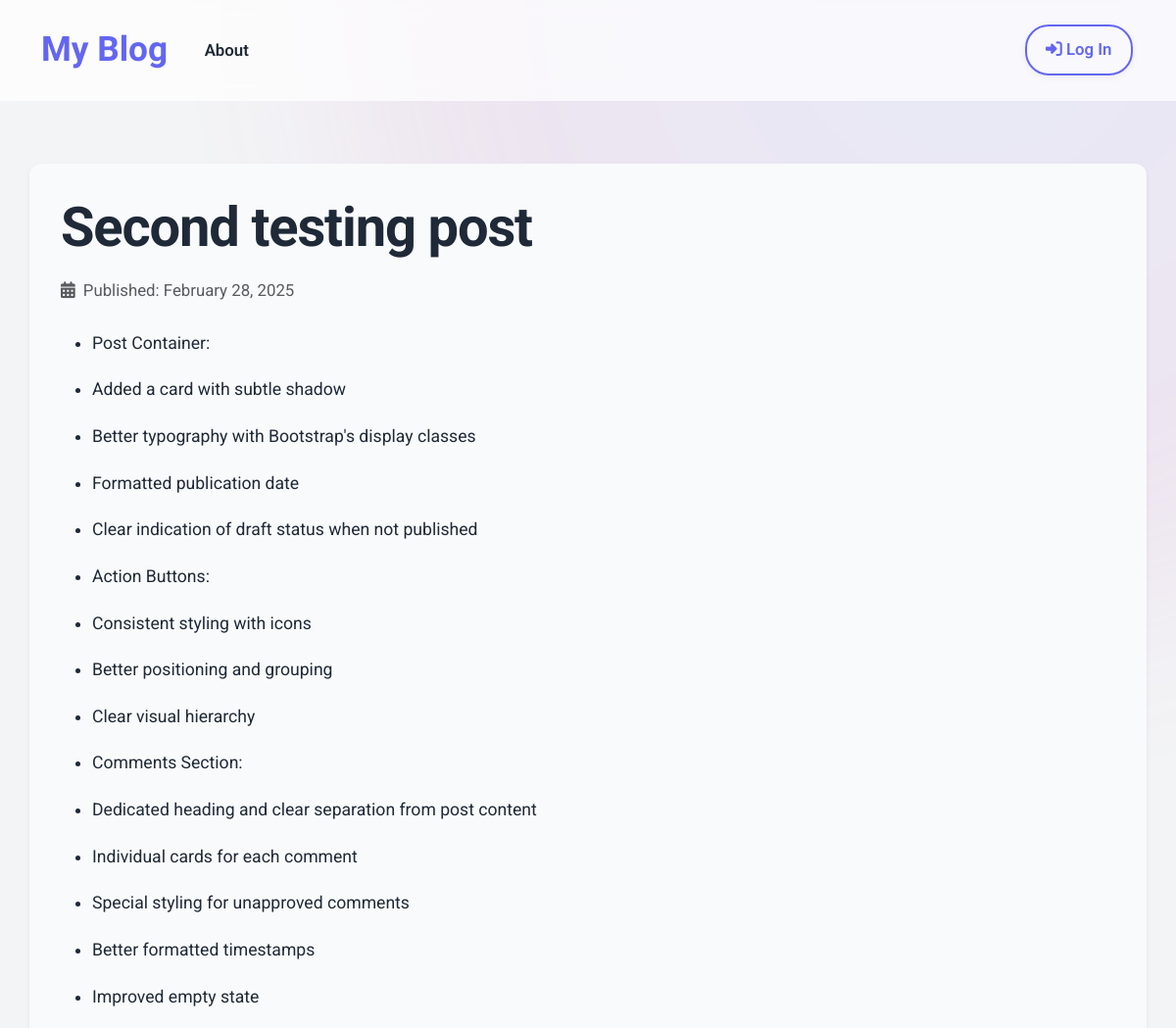
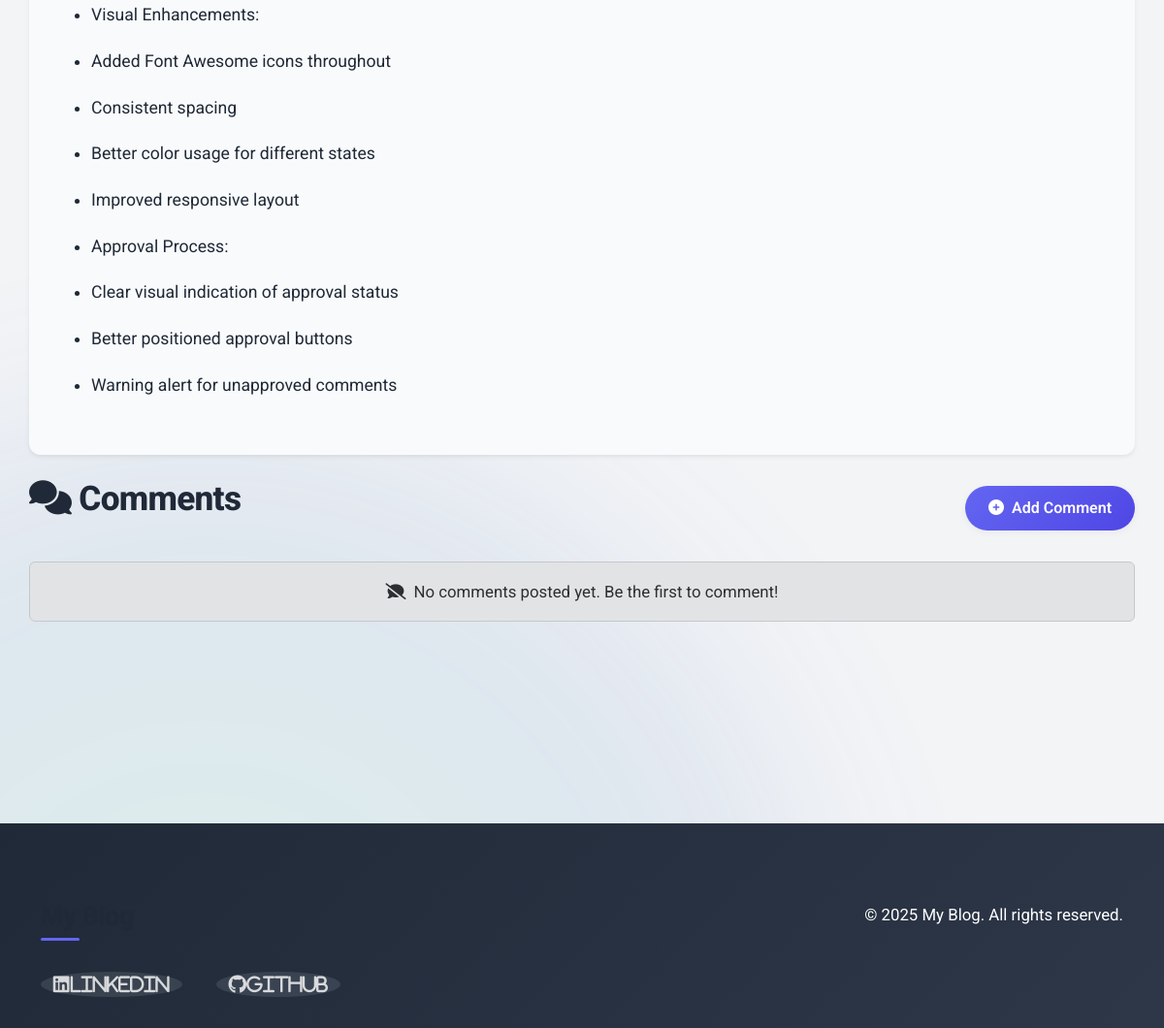
Screenshot of /post/3 with the database file from the repository (2 pictures, top to bottom).
### blog/models.py (models this page shows, shortened)
class Post(models.Model):
    author = models.ForeignKey('auth.User', on_delete=models.CASCADE)
    title = models.CharField(max_length=200)
    text = models.TextField()
    created_date = models.DateTimeField(default=timezone.now)
    published_date = models.DateTimeField(blank=True, null=True)

### blog/views.py (the view)
# urls.py: path('post/<int:pk>', views.PostDetailView.as_view(), name='post_detail'),
class PostDetailView(DetailView):
    model = Post

### blog/templates/blog/post_detail.html (shortened to what this page needs)
{% extends 'blog/base.html' %}
{% block content %}
<div class="row mb-4">
    <div class="col-12">
        <div class="card shadow-sm">
            <div class="card-body">
                <h1 class="card-title display-4">{{ post.title }}</h1>
                <div class="d-flex justify-content-between align-items-center mb-3">
                    {% if post.published_date %}
                        <div class="text-muted">
                            <i class="fas fa-calendar-alt me-1"></i> Published: {{ post.published_date|date:"F d, Y" }}
                        </div>
                    {% else %}
                        <span class="badge bg-warning text-dark"><i class="fas fa-pencil-alt me-1"></i> Draft</span>
                        <a class="btn btn-success" href="{% url 'post_publish' pk=post.pk %}">
                            <i class="fas fa-check-circle"></i> Publish
                        </a>
                    {% endif %}
                </div>
                <div class="post-content my-4">
                    {{ post.text|safe }}
                </div>
            </div>
        </div>
    </div>
</div>
<div class="row mb-5">
    <div class="col-12">
        <div class="d-flex justify-content-between align-items-center mb-4">
            <h3><i class="fas fa-comments me-2"></i>Comments</h3>
            <a class="btn btn-primary" href="{% url 'add_comment_to_post' pk=post.pk %}">
                <i class="fas fa-plus-circle me-1"></i> Add Comment
            </a>
        </div>
        {% for comment in post.comments.all %}
            <div class="card mb-3 {% if not comment.approved_comment %}border-warning{% endif %}">
                <div class="card-body">
                    <div class="d-flex justify-content-between align-items-center mb-2">
                        <h5 class="card-title mb-0">{{ comment.author }}</h5>
                        <small class="text-muted">{{ comment.created_date|date:"F d, Y" }}</small>
                    </div>
                    {% if not comment.approved_comment and user.is_authenticated %}
                        <div class="alert alert-warning mb-3">
                            <span><i class="fas fa-exclamation-circle"></i> This comment is awaiting approval</span>
                            <div class="mt-2">
                                <a class="btn btn-sm btn-success" href="{% url 'comment_approve' pk=comment.pk %}">
                                    <i class="fas fa-check"></i> Approve
                                </a>
                                <a class="btn btn-sm btn-danger" href="{% url 'comment_remove' pk=comment.pk %}">
                                    <i class="fas fa-times"></i> Remove
                                </a>
                            </div>
                        </div>
                    {% endif %}
                    <div class="card-text">{{ comment.text|safe }}</div>
                </div>
            </div>
        {% empty %}
            <div class="alert alert-secondary text-center">
                <p class="mb-0"><i class="fas fa-comment-slash me-2"></i>No comments posted yet. Be the first to comment!</p>
            </div>
        {% endfor %}
    </div>
</div>
{% endblock %}

### blog/static/css/blog.css (style rules this page uses)
:root { --primary: #6366F1; --primary-light: #818CF8; --primary-dark: #4F46E5; --secondary: #10B981; --accent: #EC4899; --dark: #1F2937; --medium: #6B7280; --light: #F9FAFB; --ultra-light: #F3F4F6; --success: #34D399; --warning: #FBBF24; --danger: #F87171; --font-heading: 'Macondo', cursive; --font-body: 'Roboto', sans-serif; --shadow-sm: 0 2px 8px rgba(0, 0, 0, 0.05); --shadow-md: 0 8px 24px rgba(0, 0, 0, 0.08); --shadow-lg: 0 16px 32px rgba(0, 0, 0, 0.1); --border-radius-sm: 8px; --border-radius-md: 12px; --border-radius-lg: 24px; --border-radius-xl: 32px; --transition-fast: 0.2s ease; --transition-medium: 0.3s ease; --transition-slow: 0.5s ease; --glass-bg: rgba(255, 255, 255, 0.7); --glass-bg-dark: rgba(31, 41, 55, 0.7); --glass-border: rgba(255, 255, 255, 0.2); --glass-blur: 10px; }
body { background-color: var(--ultra-light); font-family: var(--font-body); color: var(--dark); line-height: 1.7; font-size: 1.05rem; transition: background-color var(--transition-medium), color var(--transition-medium); position: relative; overflow-x: hidden; }
body::before, body::after { content: ""; position: fixed; width: 60vmax; height: 60vmax; border-radius: 50%; opacity: 0.1; z-index: -1; pointer-events: none; filter: blur(100px); }
body::before { background: radial-gradient(circle, var(--primary-light), var(--accent)); top: -30vmax; right: -20vmax; }
body::after { background: radial-gradient(circle, var(--secondary), var(--primary-dark)); bottom: -30vmax; left: -20vmax; }
h1, h2, h3, h4, h5, h6 { font-weight: 800; line-height: 1.2; margin-bottom: 1.2rem; color: var(--dark); transition: color var(--transition-medium); letter-spacing: -0.02em; }
h1 { font-size: clamp(2rem, 5vw, 3.5rem); }
h3 { font-size: clamp(1.5rem, 3vw, 2.2rem); }
a { color: var(--primary); transition: all var(--transition-fast); text-decoration: none; position: relative; }
.btn { border-radius: var(--border-radius-lg); padding: 0.7rem 1.5rem; font-weight: 600; transition: all var(--transition-medium); border: none; position: relative; overflow: hidden; box-shadow: var(--shadow-sm); }
.btn:before { content: ''; position: absolute; top: 0; left: 0; width: 100%; height: 100%; background: linear-gradient(120deg, transparent, rgba(255, 255, 255, 0.2), transparent); transform: translateX(-100%); transition: transform 0.8s; }
.btn-primary { background: linear-gradient(135deg, var(--primary), var(--primary-dark)); color: white; }
.card { border: none; border-radius: var(--border-radius-md); background: var(--light); box-shadow: var(--shadow-md); transition: all var(--transition-medium); overflow: hidden; height: 100%; position: relative; }
.card::before { content: ""; position: absolute; top: 0; left: 0; width: 100%; height: 5px; background: linear-gradient(90deg, var(--primary), var(--accent)); opacity: 0; transition: opacity var(--transition-medium); }
.card-title { color: var(--dark); font-weight: 700; margin-bottom: 1rem; transition: color var(--transition-medium); }
.card-body { padding: 2rem; }
.post-content { color: var(--dark); line-height: 1.9; font-size: 1.1rem; }
.card, .post-preview, .comment-card { animation: fadeInUp 0.6s ease backwards; }
.cke_editable, .post-content { font-family: var(--font-body); font-size: 1.1rem; line-height: 1.8; color: var(--dark); }

### rows the page displays
Post: title "Second testing post", published_date "February 28, 2025", text "Post Container: Added a card with subtle shadow Better typography with Bootstrap's display classes Formatted publication date Clear indication of draft status when not published Action Buttons: Consistent styling with icons Better positioning and grouping Clear visual hierarchy Comments Section: Dedicated heading and clear separation from post content Individual cards for each comment Special styling for unapproved comments Better formatted timestamps Improved empty state Visual Enhancements: Added Font Awesome icons throughout Consistent spacing Better color usage for different states Improved responsive layout Approval Process: Clear visual indication of approval status Better positioned…"
